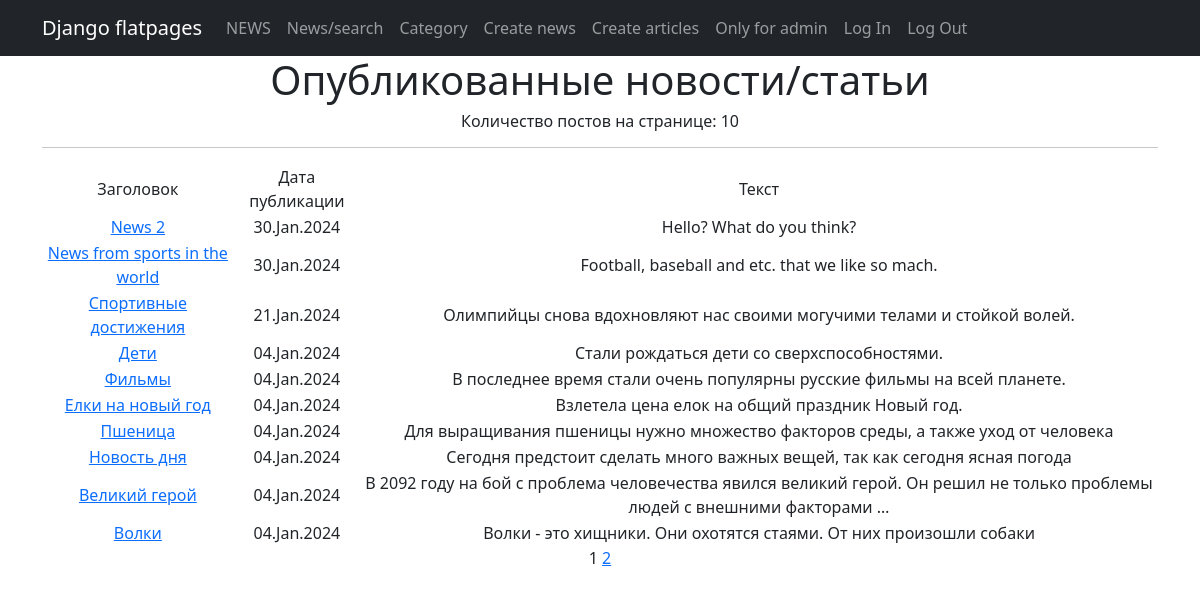
The page /news/ (signed in) on the database its author committed.
### news/models.py (models this page shows, shortened)
class Post(models.Model):
    author = models.ForeignKey(Author, on_delete=models.CASCADE, verbose_name='Автор')
    position = models.CharField(max_length=2,
                                choices=POSITIONS,
                                default=news)
    time_create = models.DateTimeField(auto_now_add=True)
    category = models.ManyToManyField(Category, through='PostCategory', verbose_name='Категория')
    title = models.CharField(max_length=255, verbose_name='Заголовок')
    text = models.TextField(verbose_name='Контент')
    rating = models.IntegerField(default=0)
    def get_absolute_url(self):
        return reverse(
            'news:post_detail',
            args=[self.id]
            )

### news/views.py (the view)
# urls.py: path('', cache_page(60)(PostsList.as_view()), name='posts_list'),
class PostsList(LoginRequiredMixin, ListView):
    model = Post
    ordering = '-time_create'
    template_name = 'posts.html'
    context_object_name = 'posts'
    paginate_by = 10
    def get_context_data(self, **kwargs: Any) -> dict[str, Any]:
        context = super().get_context_data(**kwargs)
        context['is_not_author'] = not self.request.user.groups.filter(name = 'authors').exists()
        return context

### news/templatetags/custom_filter.py (called while the page is built)
@register.filter()
def censor(text):
    if isinstance(text, str):
        text1 = []
        for string in text.split():
            for string_not in STRING_NOT:
                if string.lower().startswith(string_not[:-4]):
                    if string[-1] in ZNAKI:
                        string = string[0] + '*' * len(string[1:-1]) + string[-1]
                    else:
                        string = string[0] + '*' * len(string[1:-1])
            text1.append(string)
    else:
        raise TypeError
    return " ".join(text1)

### templates/posts.html (shortened to what this page needs)
{% extends 'flatpages/default.html' %}
{% load custom_filter %}
{% block content %}
<h1>Опубликованные новости/статьи</h1>
<h6>Количество постов на странице: {{ posts|length }}</h6>
<hr>
{% if posts %}
<table>
    <tr>
        <td>Заголовок</td>
        <td>Дата публикации</td>
        <td>Текст</td>
    </tr>
    {% for post in posts %}
    <tr>
        <td><a href="{{ post.get_absolute_url }}">{{ post.title|censor }}</a></td>
        <td>{{ post.time_create|date:'d.M.Y' }}</td>
        <td>{{ post.text|truncatewords:20|censor }}</td>
    </tr>
    {% endfor %}
</table>
{% else %}
<h2>Товаров нет!</h2>
{% endif %}
{{ page_obj.number }}
{% if page_obj.has_next %}
<a href="?page={{ page_obj.next_page_number }}">{{ page_obj.next_page_number }}</a>
{% endif %}
{% endblock content %}

### rows shown on the page
Post: title|censor "News 2", time_create "30.Jan.2024", text|censor "Hello? What do you think?"
Post: title|censor "News from sports in the world", time_create "30.Jan.2024", text|censor "Football, baseball and etc. that we like so mach."
Post: title|censor "Спортивные достижения", time_create "21.Jan.2024", text|censor "Олимпийцы снова вдохновляют нас своими могучими телами и стойкой волей."
Post: title|censor "Дети", time_create "04.Jan.2024", text|censor "Стали рождаться дети со сверхспособностями."
Post: title|censor "Фильмы", time_create "04.Jan.2024", text|censor "В последнее время стали очень популярны русские фильмы на всей планете."
Post: title|censor "Елки на новый год", time_create "04.Jan.2024", text|censor "Взлетела цена елок на общий праздник Новый год."
Post: title|censor "Пшеница", time_create "04.Jan.2024", text|censor "Для выращивания пшеницы нужно множество факторов среды, а также уход от человека"
Post: title|censor "Новость дня", time_create "04.Jan.2024", text|censor "Сегодня предстоит сделать много важных вещей, так как сегодня ясная погода"
Post: title|censor "Великий герой", time_create "04.Jan.2024", text|censor "В 2092 году на бой с проблема человечества явился великий герой. Он решил не только проблемы людей с внешними факторами …"
Post: title|censor "Волки", time_create "04.Jan.2024", text|censor "Волки - это хищники. Они охотятся стаями. От них произошли собаки"

### other values the page prints
{{ posts|length }} "10"
{{ page_obj.number }} "1"
{{ page_obj.next_page_number }} "2"
